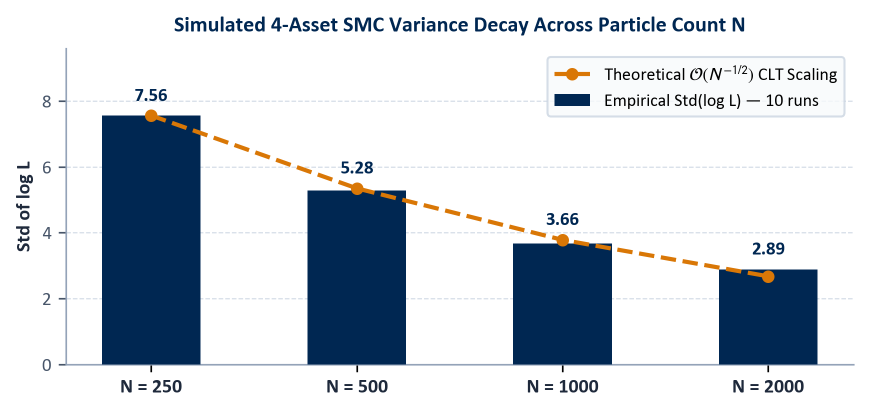
#> input picture presentation/assets/chart_slide10_clt.png, 1740 x 825 px, given in place of LOGO-ENSAE.png, which was not available (shown at 1/2 size)
$ python generate_assets.py
#> lines starting #> are read from the running program, lines starting #| are printed output that depends on the picture; after the words box and inside, x2 and y2 are one past the last pixel; in counts of white or black regions, pixels touching at a corner belong together
#!/usr/bin/env python3
"""Process official ENSAE logo, topic cover photo, 4 minimalist icons, and Calibri charts."""

from __future__ import annotations

import os
from decimal import Decimal, ROUND_HALF_UP
from pathlib import Path

os.environ.setdefault("MPLCONFIGDIR", "/tmp/matplotlib_cache")

import cairosvg
import matplotlib
from matplotlib import font_manager

matplotlib.use("Agg")
import matplotlib.pyplot as plt
import numpy as np
from PIL import Image, ImageOps

ASSETS_DIR = Path(__file__).resolve().parent / "assets"
RAW_DIR = ASSETS_DIR / "raw"
ASSETS_DIR.mkdir(parents=True, exist_ok=True)

CALIBRI_DIR = Path("/Applications/Microsoft PowerPoint.app/Contents/Resources/DFonts")
for fname in ("Calibri.ttf", "Calibrib.ttf", "Calibrii.ttf", "Calibriz.ttf"):
    fp = CALIBRI_DIR / fname
    if fp.exists():
        font_manager.fontManager.addfont(str(fp))


def _fmt2(val: float) -> str:
    """Format float to 2 decimals using standard half-up rounding."""
    return str(Decimal(str(val)).quantize(Decimal("0.01"), rounding=ROUND_HALF_UP))


def process_ensae_logo(out_path: Path) -> None:
    """Trim whitespace around official ENSAE Paris / IP Paris PNG logo cleanly."""
    src = RAW_DIR / "LOGO-ENSAE.png"
    im = Image.open(src).convert("RGBA")
#> im is the input picture: PIL image 1740x825 RGBA; mean R, G, B, A 204.1, 211, 218.5, 255
    arr = np.array(im)
    # Detect foreground pixels (non-transparent AND not pure white)
    alpha_mask = arr[:, :, 3] > 15
#> alpha_mask: shape (825, 1740) bool; every value is 1
    non_white = (arr[:, :, 0] < 245) | (arr[:, :, 1] < 245) | (arr[:, :, 2] < 245)
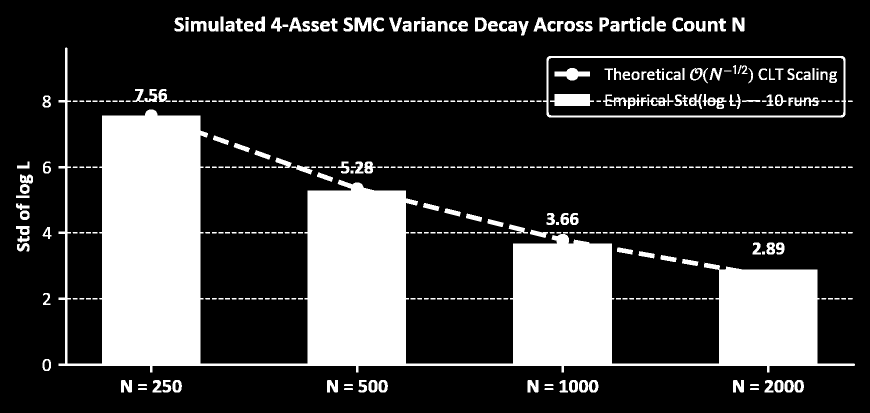
#> non_white: shape (825, 1740) bool (shown at 1/2 size); 22.4% white; 481 white regions (4 under 20 px), largest, box (x1, y1, x2, y2) and area: (117, 95, 1710, 745) 264734, (1086, 112, 1692, 235) 5734, (1100, 188, 1188, 212) 1755
    fg = alpha_mask & non_white
    ys, xs = np.where(fg)
    y0, y1 = int(ys.min()), int(ys.max()) + 1
#> y0 = 33; y1 = 785
    x0, x1 = int(xs.min()), int(xs.max()) + 1
#> x0 = 32; x1 = 1710

    # Add 3% clean padding
    pad = int(0.03 * max(x1 - x0, y1 - y0))
#> pad = 50
    cropped = im.crop((
        max(0, x0 - pad),
        max(0, y0 - pad),
        min(im.width, x1 + pad),
        min(im.height, y1 + pad),
    ))
    # Make near-white background transparent so it blends cleanly on slides
    carr = np.array(cropped)
    is_bg = (carr[:, :, 0] > 246) & (carr[:, :, 1] > 246) & (carr[:, :, 2] > 246)
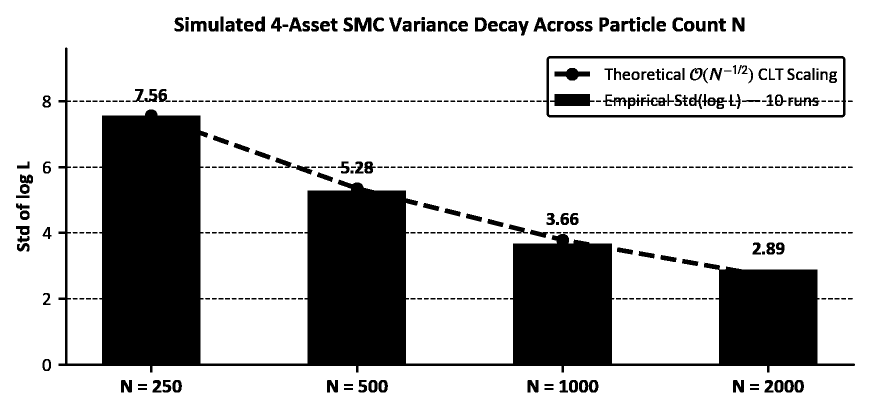
#> is_bg: shape (825, 1740) bool (shown at 1/2 size); 77.5% white; 479 black regions (4 under 20 px), largest, box (x1, y1, x2, y2) and area: (117, 95, 1710, 745) 264742, (1086, 112, 1692, 235) 7099, (1100, 188, 1189, 212) 1758
    carr[is_bg, 3] = 0
    Image.fromarray(carr, mode="RGBA").save(out_path)


def process_cover_banner(out_path: Path) -> None:
    """Crop Paris La Defense financial skyline panorama cleanly to 2400x640 (3.75:1)."""
    src = RAW_DIR / "Panorama_La_Defense.jpg"
    im = Image.open(src).convert("RGB")
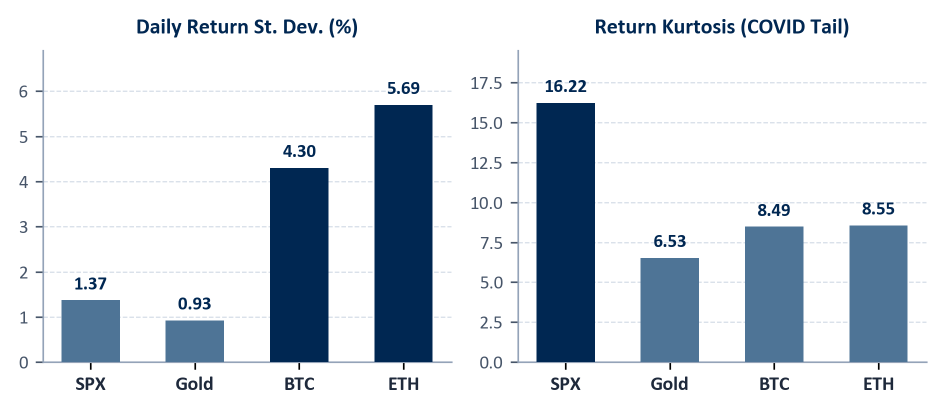
#> input picture presentation/assets/chart_slide5_stats.png, 1890 x 825 px, given in place of Panorama_La_Defense.jpg, which was not available (shown at 1/2 size)
#> im: PIL image 1890x825 RGB
    # 2206 * 3.75 = 8272 px wide out of 13187 px; centering=(0.56, 0.50) captures
    # Grande Arche, central financial towers, and the Eiffel Tower in the distance.
    banner = ImageOps.fit(
        im,
        (2400, 640),
        method=Image.Resampling.LANCZOS,
        centering=(0.56, 0.50),
    )
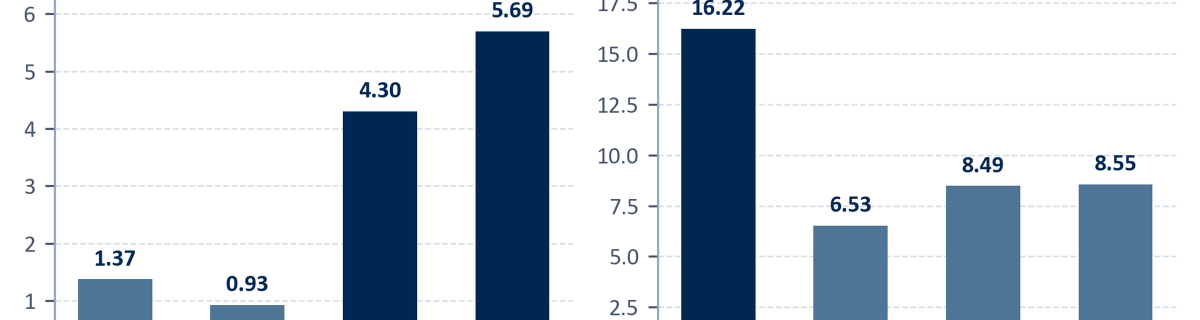
#> banner: PIL image 2400x640 RGB (shown at 1/2 size); mean R, G, B 198.6, 208, 217.9
    banner.save(out_path, quality=95)


def generate_icons() -> None:
    """Generate four minimalist navy line-art icons for Slide 4's 4-role architecture."""
    # Icon 1: Data & Empirical Replication (3 source feeds -> unified dataset)
    svg_data = """<svg xmlns="http://www.w3.org/2000/svg" width="300" height="300" viewBox="0 0 300 300">
  <g fill="none" stroke="#002752" stroke-width="7" stroke-linecap="round" stroke-linejoin="round">
    <rect x="24" y="42" width="66" height="52" rx="8"/>
    <line x1="38" y1="60" x2="76" y2="60"/>
    <line x1="38" y1="76" x2="66" y2="76"/>

    <rect x="117" y="42" width="66" height="52" rx="8"/>
    <line x1="131" y1="60" x2="169" y2="60"/>
    <line x1="131" y1="76" x2="159" y2="76"/>

    <rect x="210" y="42" width="66" height="52" rx="8"/>
    <line x1="224" y1="60" x2="262" y2="60"/>
    <line x1="224" y1="76" x2="252" y2="76"/>

    <path d="M 57 94 V 126 L 136 164"/>
    <path d="M 150 94 V 164"/>
    <path d="M 243 94 V 126 L 164 164"/>

    <rect x="64" y="168" width="172" height="90" rx="10"/>
    <line x1="64" y1="198" x2="236" y2="198"/>
    <line x1="86" y1="220" x2="214" y2="220"/>
    <line x1="86" y1="238" x2="188" y2="238"/>
  </g>
</svg>"""
    cairosvg.svg2png(bytestring=svg_data.encode("utf-8"), write_to=str(ASSETS_DIR / "icon_data.png"))
#> (this line was passed over: cairosvg is not available in this run)

    # Icon 2: Bootstrap Particle Filter & Dynamic Tracking
    svg_filter = """<svg xmlns="http://www.w3.org/2000/svg" width="300" height="300" viewBox="0 0 300 300">
  <g fill="none" stroke="#002752" stroke-width="7" stroke-linecap="round" stroke-linejoin="round">
    <rect x="34" y="54" width="204" height="148" rx="12"/>
    <polyline points="54,152 84,140 108,158 134,88 158,136 188,118 216,128" stroke="#008BD2"/>
    <circle cx="134" cy="112" r="4" fill="#002752"/>
    <circle cx="150" cy="116" r="4" fill="#002752"/>
    <circle cx="122" cy="126" r="4" fill="#002752"/>
    <circle cx="192" cy="186" r="48" fill="#F4F7FB" stroke="#002752"/>
    <polyline points="164,196 180,174 196,192 218,166" stroke="#008BD2"/>
    <line x1="228" y1="222" x2="264" y2="258" stroke-width="10"/>
  </g>
</svg>"""
    cairosvg.svg2png(bytestring=svg_filter.encode("utf-8"), write_to=str(ASSETS_DIR / "icon_filter.png"))
#> (this line was passed over: cairosvg is not available in this run)

    # Icon 3: Iterated Filtering (IF2): iterative cooling / swarm convergence
    svg_model = """<svg xmlns="http://www.w3.org/2000/svg" width="300" height="300" viewBox="0 0 300 300">
  <g fill="none" stroke="#002752" stroke-width="7" stroke-linecap="round" stroke-linejoin="round">
    <path d="M 58 64 H 40 V 214 H 58"/>
    <path d="M 164 64 H 182 V 214 H 164"/>
    <circle cx="72" cy="94" r="9" fill="#002752"/>
    <circle cx="111" cy="139" r="9" fill="#002752"/>
    <circle cx="150" cy="184" r="9" fill="#002752"/>
    <circle cx="72" cy="139" r="9" stroke="#008BD2"/>
    <circle cx="72" cy="184" r="9" stroke="#008BD2"/>
    <circle cx="111" cy="184" r="9" stroke="#008BD2"/>
    <line x1="105" y1="94" x2="117" y2="94"/>
    <line x1="144" y1="94" x2="156" y2="94"/>
    <line x1="144" y1="139" x2="156" y2="139"/>
    <line x1="196" y1="139" x2="222" y2="139"/>
    <polyline points="212,128 224,139 212,150"/>
    <rect x="230" y="96" width="48" height="86" rx="8"/>
    <line x1="242" y1="120" x2="266" y2="120" stroke="#008BD2"/>
    <line x1="242" y1="140" x2="266" y2="140"/>
    <line x1="242" y1="160" x2="266" y2="160" stroke="#008BD2"/>
    <circle cx="84" cy="252" r="10"/>
    <circle cx="150" cy="252" r="10"/>
    <circle cx="216" cy="252" r="10"/>
    <line x1="94" y1="252" x2="136" y2="252"/>
    <line x1="160" y1="252" x2="202" y2="252"/>
  </g>
</svg>"""
    cairosvg.svg2png(bytestring=svg_model.encode("utf-8"), write_to=str(ASSETS_DIR / "icon_model.png"))
#> (this line was passed over: cairosvg is not available in this run)

    # Icon 4: Bayesian PMCMC / SMC^2 posterior distribution & parameter inference
    svg_estimate = """<svg xmlns="http://www.w3.org/2000/svg" width="300" height="300" viewBox="0 0 300 300">
  <g fill="none" stroke="#002752" stroke-width="7" stroke-linecap="round" stroke-linejoin="round">
    <line x1="40" y1="224" x2="260" y2="224"/>
    <line x1="40" y1="74" x2="40" y2="224"/>
    <path d="M 52 214 C 95 210, 118 145, 150 145 C 182 145, 205 210, 248 214"
          stroke="#7A93AC" stroke-dasharray="10,9"/>
    <path d="M 64 218 C 110 218, 128 74, 150 74 C 172 74, 190 218, 236 218"
          stroke="#002752"/>
    <line x1="150" y1="74" x2="150" y2="224" stroke="#008BD2" stroke-dasharray="6,6"/>
    <circle cx="150" cy="74" r="8" fill="#008BD2" stroke="#002752"/>
    <circle cx="90" cy="256" r="8"/>
    <circle cx="150" cy="256" r="8" fill="#002752"/>
    <circle cx="210" cy="256" r="8"/>
    <line x1="98" y1="256" x2="142" y2="256"/>
    <line x1="158" y1="256" x2="202" y2="256"/>
  </g>
</svg>"""
    cairosvg.svg2png(bytestring=svg_estimate.encode("utf-8"), write_to=str(ASSETS_DIR / "icon_estimate.png"))
#> (this line was passed over: cairosvg is not available in this run)

    # Muted gray-slate variants for upcoming Phase III & IV placeholder cards on Slide 4
    svg_if2_muted = svg_model.replace("#002752", "#8A9BB0").replace("#008BD2", "#A3B3C6")
    cairosvg.svg2png(bytestring=svg_if2_muted.encode("utf-8"), write_to=str(ASSETS_DIR / "icon_if2_muted.png"))
#> (this line was passed over: cairosvg is not available in this run)

    svg_bayes_muted = svg_estimate.replace("#002752", "#8A9BB0").replace("#008BD2", "#A3B3C6").replace("#7A93AC", "#B0BECB")
    cairosvg.svg2png(bytestring=svg_bayes_muted.encode("utf-8"), write_to=str(ASSETS_DIR / "icon_bayes_muted.png"))
#> (this line was passed over: cairosvg is not available in this run)


def render_equation(latex: str, out_path: Path, fontsize: float = 15.0, color: str = "#002752") -> None:
    """Render a crisp transparent high-DPI display equation PNG via Matplotlib mathtext."""
    plt.rcParams["mathtext.fontset"] = "stixsans"
    fig = plt.figure(figsize=(8.0, 0.9), dpi=400)
    fig.patch.set_alpha(0.0)
    fig.text(0.5, 0.5, latex, ha="center", va="center", fontsize=fontsize, color=color)
    fig.savefig(out_path, dpi=400, transparent=True, bbox_inches="tight", pad_inches=0.04)
    plt.close(fig)


def generate_equations() -> None:
    """Compile all presentation display formulas into crisp 400-DPI transparent PNGs."""
    render_equation(
        r"$\mathbf{y}_t = \mathbf{L}_t \mathbf{V}_t^{1/2}\mathbf{e}_t,\quad \mathbf{e}_t \sim \mathrm{iid}\ \mathcal{N}_p(\mathbf{0}, \mathbf{I}_p),\quad \Sigma_t = \mathbf{L}_t \mathbf{V}_t \mathbf{L}_t^\top$",
        ASSETS_DIR / "eq_chmsv_obs.png",
        fontsize=14.5,
        color="#002752",
    )
    render_equation(
        r"$h_{i,t} = \mu_i + \phi_i(h_{i,t-1} - \mu_i) + \eta_{i,t},\qquad q_{ij,t} = \mu_{ij} + \phi_{ij}(q_{ij,t-1} - \mu_{ij}) + \upsilon_{ij,t}$",
        ASSETS_DIR / "eq_chmsv_ar1.png",
        fontsize=14.0,
        color="#002752",
    )
    render_equation(
        r"$\mathrm{Stdev}(y_{i,t}\mid\mathcal{F}_{t-1}) = \sqrt{\Sigma_{t,ii}},\qquad \mathrm{Cor}(y_{i,t}, y_{j,t}\mid\mathcal{F}_{t-1}) = \frac{\Sigma_{t,ij}}{\sqrt{\Sigma_{t,ii}\,\Sigma_{t,jj}}}$",
        ASSETS_DIR / "eq_chmsv_corr.png",
        fontsize=14.0,
        color="#002752",
    )
    render_equation(
        r"$\mathrm{ESS}_t = \left(\sum_{n=1}^{N}(W_t^n)^2\right)^{-1} < \gamma N$",
        ASSETS_DIR / "eq_bpf_ess.png",
        fontsize=14.5,
        color="#002752",
    )
    render_equation(
        r"$\theta_t^{n} \sim \mathcal{N}\!\left(\theta_{t-1}^{n},\, \sigma_m^2 \mathbf{I}\right),\qquad \sigma_m = \sigma_0\,\alpha^{(m-1)/M}$",
        ASSETS_DIR / "eq_if2_cool.png",
        fontsize=14.5,
        color="#64748B",
    )
    render_equation(
        r"$p(\theta, \mathbf{x}_{0:T}\mid\mathbf{y}_{1:T}) \propto p(\theta)\,p(\mathbf{x}_0\mid\theta)\prod_{t=1}^{T} f_t(\mathbf{x}_t\mid\mathbf{x}_{t-1};\theta)\,g_t(\mathbf{y}_t\mid\mathbf{x}_t;\theta)$",
        ASSETS_DIR / "eq_bayes_post.png",
        fontsize=14.0,
        color="#64748B",
    )


def generate_slide5_stats_chart(out_path: Path) -> None:
    """Create crisp 2-panel Calibri bar chart comparing St. Dev. and Kurtosis across 4 assets."""
    assets = ["SPX", "Gold", "BTC", "ETH"]
    stdevs = [1.374, 0.926, 4.302, 5.693]
    kurtosis = [16.221, 6.528, 8.485, 8.553]

    plt.rcParams["font.family"] = "sans-serif"
    plt.rcParams["font.sans-serif"] = ["Calibri", "DejaVu Sans"]

    fig, (ax1, ax2) = plt.subplots(1, 2, figsize=(6.3, 2.75), dpi=300)
    fig.patch.set_facecolor("white")

    x = np.arange(len(assets))
    w = 0.56

    colors_1 = ["#4E7496", "#4E7496", "#002752", "#002752"]
    bars1 = ax1.bar(x, stdevs, width=w, color=colors_1, edgecolor="none", zorder=3)
    ax1.set_title("Daily Return St. Dev. (%)", fontsize=10.5, fontweight="bold", color="#002752", pad=8)
    ax1.set_xticks(x)
    ax1.set_xticklabels(assets, fontsize=9.5, fontweight="bold", color="#1E293B")
    ax1.set_ylim(0, 6.9)
    ax1.yaxis.grid(True, linestyle="--", linewidth=0.6, color="#CBD5E1", alpha=0.8, zorder=0)
    ax1.spines["top"].set_visible(False)
    ax1.spines["right"].set_visible(False)
    ax1.spines["left"].set_color("#94A3B8")
    ax1.spines["bottom"].set_color("#94A3B8")
    ax1.tick_params(axis="y", labelsize=9, colors="#475569")
    for b, val in zip(bars1, stdevs):
        ax1.text(
            b.get_x() + b.get_width() / 2,
            val + 0.16,
            _fmt2(val),
            ha="center",
            va="bottom",
            fontsize=9,
            fontweight="bold",
            color="#002752",
        )

    colors_2 = ["#002752", "#4E7496", "#4E7496", "#4E7496"]
    bars2 = ax2.bar(x, kurtosis, width=w, color=colors_2, edgecolor="none", zorder=3)
    ax2.set_title("Return Kurtosis (COVID Tail)", fontsize=10.5, fontweight="bold", color="#002752", pad=8)
    ax2.set_xticks(x)
    ax2.set_xticklabels(assets, fontsize=9.5, fontweight="bold", color="#1E293B")
    ax2.set_ylim(0, 19.5)
    ax2.yaxis.grid(True, linestyle="--", linewidth=0.6, color="#CBD5E1", alpha=0.8, zorder=0)
    ax2.spines["top"].set_visible(False)
    ax2.spines["right"].set_visible(False)
    ax2.spines["left"].set_color("#94A3B8")
    ax2.spines["bottom"].set_color("#94A3B8")
    ax2.tick_params(axis="y", labelsize=9, colors="#475569")
    for b, val in zip(bars2, kurtosis):
        ax2.text(
            b.get_x() + b.get_width() / 2,
            val + 0.45,
            _fmt2(val),
            ha="center",
            va="bottom",
            fontsize=9,
            fontweight="bold",
            color="#002752",
        )

    fig.tight_layout(pad=0.9)
    fig.savefig(out_path, dpi=300, facecolor="white")
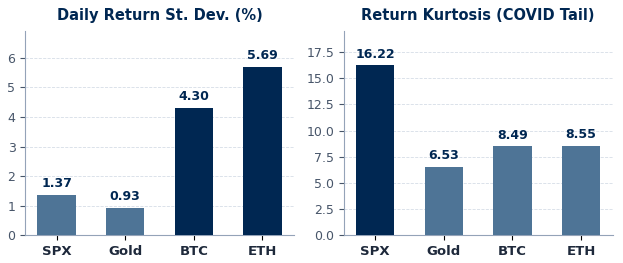
#> figure drawn by matplotlib, 2 panels; panel 1: tallest bar 5.69 high, from x = 2.72 to 3.28; panel 2: tallest bar 16.22 high, from x = -0.28 to 0.28
    plt.close(fig)


def generate_slide10_clt_chart(out_path: Path) -> None:
    """Create CLT N^{-1/2} scaling bar + theoretical curve chart in Calibri."""
    n_vals = np.array([250, 500, 1000, 2000], dtype=float)
    std_emp = np.array([7.5588, 5.2768, 3.6621, 2.8856])
    std_theory = std_emp[0] * np.sqrt(n_vals[0] / n_vals)

    plt.rcParams["font.family"] = "sans-serif"
    plt.rcParams["font.sans-serif"] = ["Calibri", "DejaVu Sans"]

    fig, ax = plt.subplots(figsize=(5.8, 2.75), dpi=300)
    fig.patch.set_facecolor("white")

    x = np.arange(len(n_vals))
    bars = ax.bar(
        x,
        std_emp,
        width=0.48,
        color="#002752",
        label="Empirical Std(log L) (10 runs)",
        zorder=3,
    )
    ax.plot(
        x,
        std_theory,
        color="#D97706",
        linestyle="--",
        marker="o",
        markersize=5,
        linewidth=2.0,
        label=r"Theoretical $\mathcal{O}(N^{-1/2})$ CLT Scaling",
        zorder=4,
    )

    ax.set_title(
        "Simulated 4-Asset SMC Variance Decay Across Particle Count N",
        fontsize=10.5,
        fontweight="bold",
        color="#002752",
        pad=8,
    )
    ax.set_xticks(x)
    ax.set_xticklabels([f"N = {int(n)}" for n in n_vals], fontsize=9.5, fontweight="bold", color="#1E293B")
    ax.set_ylabel("Std of log L", fontsize=9.5, fontweight="bold", color="#1E293B")
    ax.set_ylim(0, 9.6)
    ax.yaxis.grid(True, linestyle="--", linewidth=0.6, color="#CBD5E1", alpha=0.8, zorder=0)
    ax.spines["top"].set_visible(False)
    ax.spines["right"].set_visible(False)
    ax.spines["left"].set_color("#94A3B8")
    ax.spines["bottom"].set_color("#94A3B8")
    ax.tick_params(axis="y", labelsize=9, colors="#475569")

    for b, val, th in zip(bars, std_emp, std_theory):
        ax.text(
            b.get_x() + b.get_width() / 2,
            max(val, th) + 0.34,
            f"{val:.2f}",
            ha="center",
            va="bottom",
            fontsize=9,
            fontweight="bold",
            color="#002752",
        )

    ax.legend(loc="upper right", fontsize=8.5, frameon=True, facecolor="#F8FAFC", edgecolor="#CBD5E1")
    fig.tight_layout(pad=0.8)
    fig.savefig(out_path, dpi=300, facecolor="white")
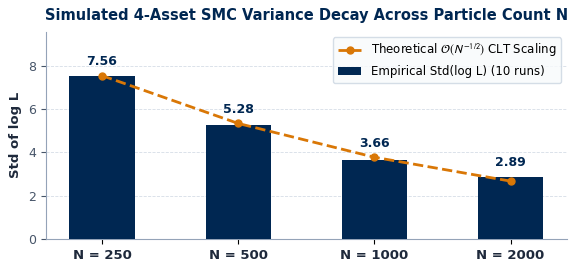
#> figure drawn by matplotlib, 1 panel; tallest bar 7.56 high, from x = -0.24 to 0.24
    plt.close(fig)


def main() -> None:
    process_ensae_logo(ASSETS_DIR / "ensae_logo.png")
    process_cover_banner(ASSETS_DIR / "cover_banner.png")
    generate_icons()
    generate_equations()
    generate_slide5_stats_chart(ASSETS_DIR / "chart_slide5_stats.png")
    generate_slide10_clt_chart(ASSETS_DIR / "chart_slide10_clt.png")
    print(f"Generated ENSAE logo, cover banner, icons, equations, and Calibri charts in: {ASSETS_DIR}")


if __name__ == "__main__":
    main()
